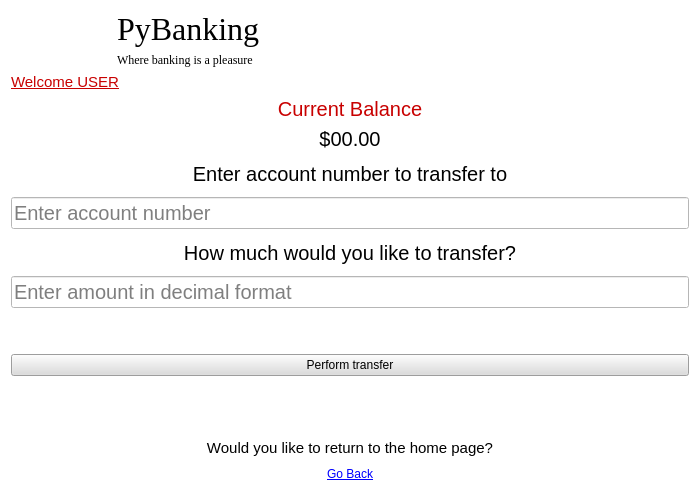
<?xml version="1.0" encoding="UTF-8"?>
<ui version="4.0">
 <class>Form</class>
 <widget class="QWidget" name="Form">
  <property name="geometry">
   <rect>
    <x>0</x>
    <y>0</y>
    <width>700</width>
    <height>496</height>
   </rect>
  </property>
  <property name="windowTitle">
   <string>Form</string>
  </property>
  <property name="styleSheet">
   <string notr="true">QWidget{background-color:white; color:black;}QLabel#Company_Name{font-size: 32px; font-family: georgia;} 
QLineEdit{font-size:20px}
QLabel#subtitle{font-family:georgia}
QPushButton#home_button_3{text-decoration:underline;color:blue}
QLabel#home_label{font-size:15px;}
QLabel#balance_label{font-size:20px;color: rgb(200, 0, 0)}
QLabel#user_balance_label{font-size:20px;}
QLabel#account_number_label{font-size:20px;}
QLabel#welcome_label_2{font-size:15px;color: rgb(200, 0, 0); text-decoration:underline}
QLabel#response_message{color: rgb(200, 0, 0)}
QLabel#transfer_label{font-size:20px;}
QPushButton#transfer_button{background-color: rgb(220,220,220)}


</string>
  </property>
  <layout class="QHBoxLayout" name="horizontalLayout">
   <item>
    <layout class="QVBoxLayout" name="verticalLayout_2">
     <item>
      <layout class="QHBoxLayout" name="horizontalLayout_11">
       <item>
        <widget class="QLabel" name="label_2">
         <property name="maximumSize">
          <size>
           <width>100</width>
           <height>100</height>
          </size>
         </property>
         <property name="text">
          <string/>
         </property>
         <property name="pixmap">
          <pixmap>depositphotos_81119782-stock-photo-bank-flat-red-color-round.jpg</pixmap>
         </property>
         <property name="scaledContents">
          <bool>true</bool>
         </property>
        </widget>
       </item>
       <item>
        <layout class="QVBoxLayout" name="verticalLayout_14">
         <item>
          <widget class="QLabel" name="Company_Name">
           <property name="text">
            <string>PyBanking</string>
           </property>
           <property name="alignment">
            <set>Qt::AlignmentFlag::AlignBottom|Qt::AlignmentFlag::AlignLeading|Qt::AlignmentFlag::AlignLeft</set>
           </property>
          </widget>
         </item>
         <item>
          <widget class="QLabel" name="subtitle">
           <property name="text">
            <string>Where banking is a pleasure</string>
           </property>
           <property name="alignment">
            <set>Qt::AlignmentFlag::AlignLeading|Qt::AlignmentFlag::AlignLeft|Qt::AlignmentFlag::AlignTop</set>
           </property>
          </widget>
         </item>
        </layout>
       </item>
      </layout>
     </item>
     <item>
      <layout class="QVBoxLayout" name="verticalLayout">
       <item>
        <widget class="QLabel" name="welcome_label_2">
         <property name="text">
          <string>Welcome USER</string>
         </property>
         <property name="alignment">
          <set>Qt::AlignmentFlag::AlignLeading|Qt::AlignmentFlag::AlignLeft|Qt::AlignmentFlag::AlignTop</set>
         </property>
        </widget>
       </item>
       <item>
        <layout class="QVBoxLayout" name="verticalLayout_3">
         <item>
          <widget class="QLabel" name="balance_label">
           <property name="text">
            <string>Current Balance</string>
           </property>
           <property name="alignment">
            <set>Qt::AlignmentFlag::AlignCenter</set>
           </property>
          </widget>
         </item>
         <item>
          <widget class="QLabel" name="user_balance_label">
           <property name="text">
            <string>$00.00</string>
           </property>
           <property name="alignment">
            <set>Qt::AlignmentFlag::AlignCenter</set>
           </property>
          </widget>
         </item>
        </layout>
       </item>
      </layout>
     </item>
     <item>
      <widget class="QLabel" name="account_number_label">
       <property name="lineWidth">
        <number>18</number>
       </property>
       <property name="text">
        <string>Enter account number to transfer to</string>
       </property>
       <property name="alignment">
        <set>Qt::AlignmentFlag::AlignCenter</set>
       </property>
      </widget>
     </item>
     <item>
      <widget class="QLineEdit" name="account_number_input">
       <property name="text">
        <string/>
       </property>
       <property name="placeholderText">
        <string>Enter account number</string>
       </property>
      </widget>
     </item>
     <item>
      <widget class="QLabel" name="transfer_label">
       <property name="lineWidth">
        <number>0</number>
       </property>
       <property name="text">
        <string>How much would you like to transfer?</string>
       </property>
       <property name="alignment">
        <set>Qt::AlignmentFlag::AlignCenter</set>
       </property>
      </widget>
     </item>
     <item>
      <widget class="QLineEdit" name="transfer_input">
       <property name="placeholderText">
        <string>Enter amount in decimal format</string>
       </property>
      </widget>
     </item>
     <item>
      <widget class="QLabel" name="label">
       <property name="text">
        <string/>
       </property>
      </widget>
     </item>
     <item>
      <widget class="QPushButton" name="transfer_button">
       <property name="text">
        <string>Perform transfer</string>
       </property>
      </widget>
     </item>
     <item>
      <widget class="QLabel" name="response_message">
       <property name="text">
        <string/>
       </property>
       <property name="alignment">
        <set>Qt::AlignmentFlag::AlignCenter</set>
       </property>
      </widget>
     </item>
     <item>
      <widget class="QLabel" name="home_label">
       <property name="text">
        <string>Would you like to return to the home page?</string>
       </property>
       <property name="alignment">
        <set>Qt::AlignmentFlag::AlignBottom|Qt::AlignmentFlag::AlignHCenter</set>
       </property>
      </widget>
     </item>
     <item>
      <widget class="QPushButton" name="home_button_3">
       <property name="text">
        <string>Go Back</string>
       </property>
       <property name="flat">
        <bool>true</bool>
       </property>
      </widget>
     </item>
    </layout>
   </item>
  </layout>
 </widget>
 <resources/>
 <connections/>
</ui>
